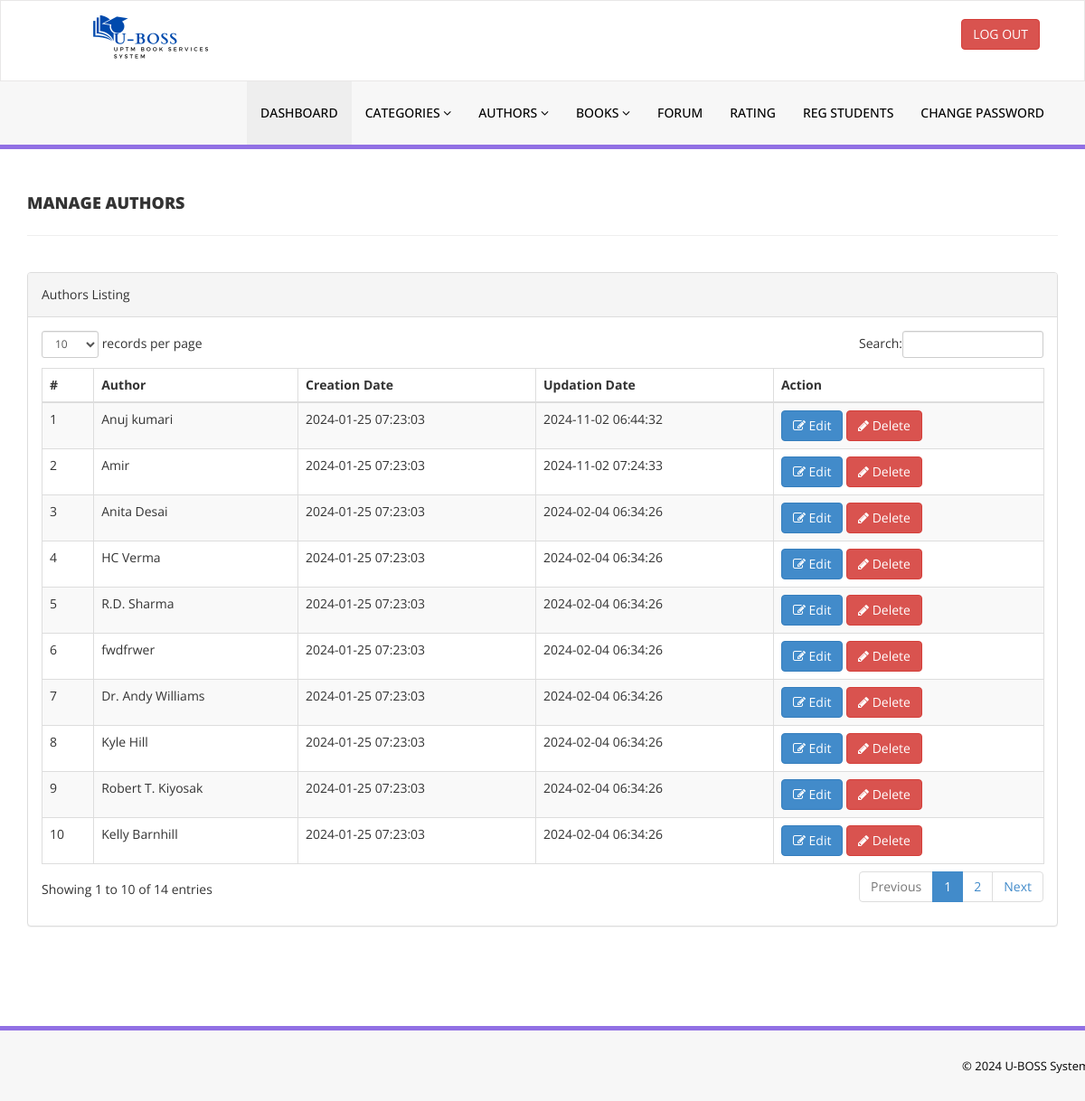
/library/admin/manage-authors.php (signed in), run on the app's committed database.
### tables this page shows
CREATE TABLE `tblauthors` (
  `id` int(11) NOT NULL,
  `AuthorName` varchar(159) DEFAULT NULL,
  `creationDate` timestamp NULL DEFAULT current_timestamp(),
  `UpdationDate` timestamp NULL DEFAULT NULL ON UPDATE current_timestamp()
);

### library/admin/manage-authors.php (the view, shortened to what this page needs)
<?php
include('includes/config.php');
if(strlen($_SESSION['alogin'])==0)
    {
header('location:index.php');
}
else{
    ?>
<!DOCTYPE html>
<html xmlns="http://www.w3.org/1999/xhtml">
<head>
    <link href="assets/css/bootstrap.css" rel="stylesheet" />
    <link href="assets/css/font-awesome.css" rel="stylesheet" />
    <link href="assets/js/dataTables/dataTables.bootstrap.css" rel="stylesheet" />
    <link href="assets/css/style.css" rel="stylesheet" />
</head>
<body>
<?php include('includes/header.php');?>
    <div class="content-wrapper">
         <div class="container">
        <div class="row pad-botm">
            <div class="col-md-12">
                <h4 class="header-line">Manage Authors</h4>
    </div>
     <div class="row">
</div>
        </div>
            <div class="row">
                <div class="col-md-12">
                    <div class="panel panel-default">
                        <div class="panel-heading">
                           Authors Listing
                        </div>
                        <div class="panel-body">
                            <div class="table-responsive">
                                <table class="table table-striped table-bordered table-hover" id="dataTables-example">
                                    <thead>
                                        <tr>
                                            <th>#</th>
                                            <th>Author</th>
                                            <th>Creation Date</th>
                                            <th>Updation Date</th>
                                            <th>Action</th>
                                        </tr>
                                    </thead>
                                    <tbody>
<?php $sql = "SELECT * from  tblauthors";
$query = $dbh -> prepare($sql);
$query->execute();
$results=$query->fetchAll(PDO::FETCH_OBJ);
$cnt=1;
if($query->rowCount() > 0)
{
foreach($results as $result)
{               ?>
                                        <tr class="odd gradeX">
                                            <td class="center"><?php echo htmlentities($cnt);?></td>
                                            <td class="center"><?php echo htmlentities($result->AuthorName);?></td>
                                            <td class="center"><?php echo htmlentities($result->creationDate);?></td>
                                            <td class="center"><?php echo htmlentities($result->UpdationDate);?></td>
                                            <td class="center">
                                            <a href="edit-author.php?athrid=<?php echo htmlentities($result->id);?>"><button class="btn btn-primary"><i class="fa fa-edit "></i> Edit</button>
                                          <a href="manage-authors.php?del=<?php echo htmlentities($result->id);?>" onclick="return confirm('Are you sure you want to delete?');"" >  <button class="btn btn-danger"><i class="fa fa-pencil"></i> Delete</button>
                                            </td>
                                        </tr>
 <?php $cnt=$cnt+1;}} ?>
                                    </tbody>
                                </table>
                            </div>
                        </div>
                    </div>
                </div>
            </div>
    </div>
    </div>
  <?php include('includes/footer.php');?>
</body>
</html>
<?php } ?>

### library/admin/assets/css/style.css (style rules this page uses)
.content-wrapper { margin-top: 40px; min-height:800px; padding-bottom:90px; }
.header-line { font-weight:900; padding-bottom:25px; border-bottom:1px solid #eeeeee; text-transform:uppercase; }
.pad-botm { padding-bottom:30px; }

### data on the page
tblauthors: AuthorName "Anuj kumari", creationDate "2024-01-25 07:23:03", UpdationDate "2024-11-02 06:44:32"
tblauthors: AuthorName "Amir", creationDate "2024-01-25 07:23:03", UpdationDate "2024-11-02 07:24:33"
tblauthors: AuthorName "Anita Desai", creationDate "2024-01-25 07:23:03", UpdationDate "2024-02-04 06:34:26"
tblauthors: AuthorName "HC Verma", creationDate "2024-01-25 07:23:03", UpdationDate "2024-02-04 06:34:26"
tblauthors: AuthorName "R.D. Sharma", creationDate "2024-01-25 07:23:03", UpdationDate "2024-02-04 06:34:26"
tblauthors: AuthorName "fwdfrwer", creationDate "2024-01-25 07:23:03", UpdationDate "2024-02-04 06:34:26"
tblauthors: AuthorName "Dr. Andy Williams", creationDate "2024-01-25 07:23:03", UpdationDate "2024-02-04 06:34:26"
tblauthors: AuthorName "Kyle Hill", creationDate "2024-01-25 07:23:03", UpdationDate "2024-02-04 06:34:26"
tblauthors: AuthorName "Robert T. Kiyosak", creationDate "2024-01-25 07:23:03", UpdationDate "2024-02-04 06:34:26"
tblauthors: AuthorName "Kelly Barnhill", creationDate "2024-01-25 07:23:03", UpdationDate "2024-02-04 06:34:26"
